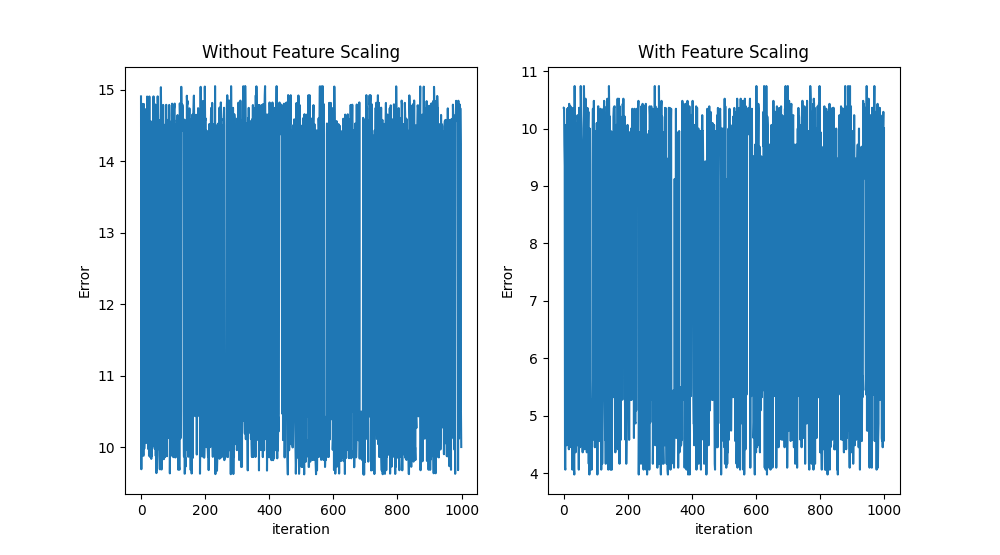

Write the Python code that produced this figure.
import random as rd
import numpy
import matplotlib.pyplot as plt
import pandas
from math import sqrt

def expected_value(features_matrix, final_mat):
	exp_value = numpy.dot(features_matrix, final_mat)
	exp_value = 1/(1 + numpy.exp(-exp_value))
	return exp_value

def feature_derivative(errors, feature):
	derivative = numpy.sum(errors*feature)
	return derivative


def miniBGDA(features_matrix, output, alpha, epsilon, max_iter, initial_weights, size):
	converge = False
	weights = initial_weights
	m = features_matrix.shape[0]
	itr = 0

	J = (abs(expected_value(features_matrix, weights) - output)).sum()
	arr = []
	half = int(size/2)
	while not converge:
		k = rd.randint(half, (m-half))
		prediction = expected_value(features_matrix[(k-half):(k+half)], weights)
		errors = prediction - output[(k-half):(k+half)]

		grad = numpy.zeros(len(weights))

		for i in range(len(weights)):
			derivative = feature_derivative(errors, features_matrix[(k-half):(k+half), i])
			grad[i] = (1.0/m)*derivative

		temp = numpy.zeros(len(weights))

		for i in range(len(weights)):
			temp[i] = weights[i] - alpha*grad[i]

		for i in range(len(weights)):
			weights[i] = temp[i]

		e = (abs(expected_value(features_matrix[(k-half):(k+half)], weights) - output[k])).sum()
		arr.append(e)
		if abs(J-e) <= epsilon:
			print("Converged, iteration :", itr)
			converge = True

		J = e
		itr += 1
		#print(J)

		if itr == max_iter:
			print("Max limit exceeded !")
			converge = True
	vec = numpy.array(arr)
	return(weights, vec)

def get_np_data(data_frame, features, output):
	data_frame['constant'] = 1 #adding a constant column
	features = ['constant'] + features #adding constant feature
	#selecting the columns related to features
	df_features = data_frame[features]
	#converting it to numpy matrix
	features_matrix = df_features.to_numpy()
	#now the output
	out = data_frame[output]
	out_arr = out.to_numpy()
	return (features_matrix, out_arr)


def scaling(features_matrix):
	m = features_matrix.shape[0]
	for i in range(len(features_matrix[0])) :
		if i == 0:
			continue
		feature = features_matrix[:, i]
		avg = feature.mean()
		vari = sqrt((1/m)*((feature - avg)**2).sum())
		features_matrix[:, i] = (feature - avg)/vari

	return features_matrix


df = pandas.read_csv("Academic_data.csv")
train, test = df[:round(len(df)*0.7)], df[round(len(df)*0.7):]
figure, axis = plt.subplots(1, 2)

#modeling data
features_matrix, output = get_np_data(train, ['score1', 'score2'], 'label')
test_features, test_output = get_np_data(test, ['score1', 'score2'], 'label')

alpha = 6e-7
epsilon = 4e-12
max_iter = 2e6
size = 20 #mini batch

# predictor
print("Mini Batch GDA ! Hence results may vary")
initial_weights = -0.1*numpy.ones(len(features_matrix[0]))
weights, vec = miniBGDA(features_matrix, output, alpha, epsilon, max_iter, initial_weights, size)
print("weights :", weights)

#prediction on testing data

exp_output = expected_value(test_features, weights)
err = abs(exp_output - test_output)
correct = len(err[err <= 0.5])
acc = correct*100/len(err)
print("Test accuracy :", round(acc, 2),"%")

axis[0].plot(range(1000), (vec[len(vec)-1000:]/vec[len(vec)-1])*10, '-')
axis[0].set_title("Without Feature Scaling")
axis[0].set_xlabel('iteration')
axis[0].set_ylabel('Error')

#after scaling
print("----------------------------------------------------------------------------")
print("After scaling")
features_matrix_sc = features_matrix
features_matrix_sc = scaling(features_matrix_sc)
initial_weights_sc = numpy.ones(len(features_matrix_sc[0]))
weights_sc, vec_sc = miniBGDA(features_matrix_sc, output, alpha, epsilon, max_iter, initial_weights_sc, size)
print("weights :", weights_sc)

test_features_sc = test_features
test_features_sc = scaling(test_features_sc)

exp_output_sc = expected_value(test_features_sc, weights_sc)
err_sc = abs(exp_output_sc - test_output)
correct_sc = len(err_sc[err_sc <= 0.5])
acc_sc = correct_sc*100/len(err_sc)
print("Test accuracy :", round(acc_sc, 2),"%")

axis[1].plot(range(1000), (vec_sc[len(vec_sc)-1000:]/vec_sc[len(vec_sc)-1])*10, '-')
axis[1].set_title("With Feature Scaling")
axis[1].set_xlabel('iteration')
axis[1].set_ylabel('Error')

#plotting
figure.set_size_inches(10, 6)
plt.show()
